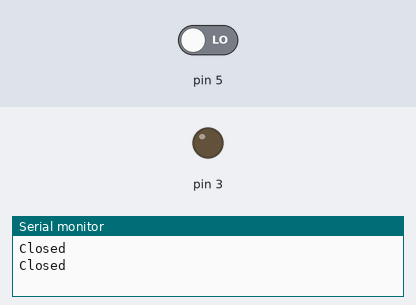
Recording of a sketch running on a simulated Arduino Uno, built with avr-gcc and run on an emulated ATmega328P. Shown: output pins drawn as LEDs (lit = HIGH), the last lines printed to the serial monitor. Dashed ring = blinking. The test bench sets the inputs (shaded band); at power-on: pin 5 LOW.

Above: at 4.8 s.
4.9 s: pin 5 driven HIGH
At 8.9 s:
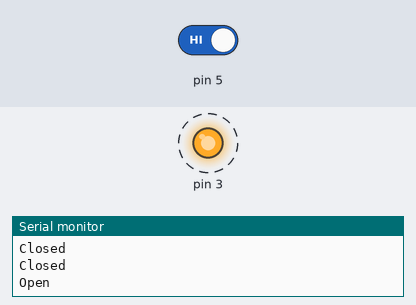
10.5 s: pin 5 driven LOW
At 11.1 s:
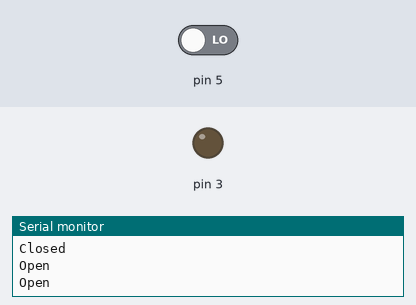
Timing chart, 0 to 13.5 s (numbered marks = the images above; inputs shaded):
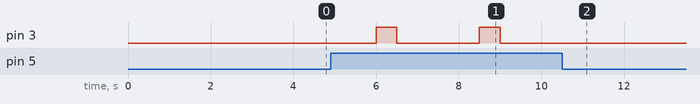

Measured:
- after the input at 4.9 s, pin 3: alternates HIGH for 0.50 s and LOW for 2.0 s, starting after 1.1 s
- after the input at 10.5 s, pin 3: stops changing and stays LOW

The sketch:

Cascade.ino
```cpp
int whisker1=0; // Initial whisker mode off 0=off 1= o
void setup() {
pinMode(3,OUTPUT);
pinMode(5, INPUT);
Serial.begin (9600);
}
void loop() {
whisker1=digitalRead(5);
if(whisker1==HIGH)
{digitalWrite(3, HIGH);
delay(500);
digitalWrite(3, LOW);
delay(2000);
Serial.println ("Open");}
if (whisker1==LOW)
{digitalWrite(3, LOW);
delay(2000);
Serial.println ("Closed");}
}
```
